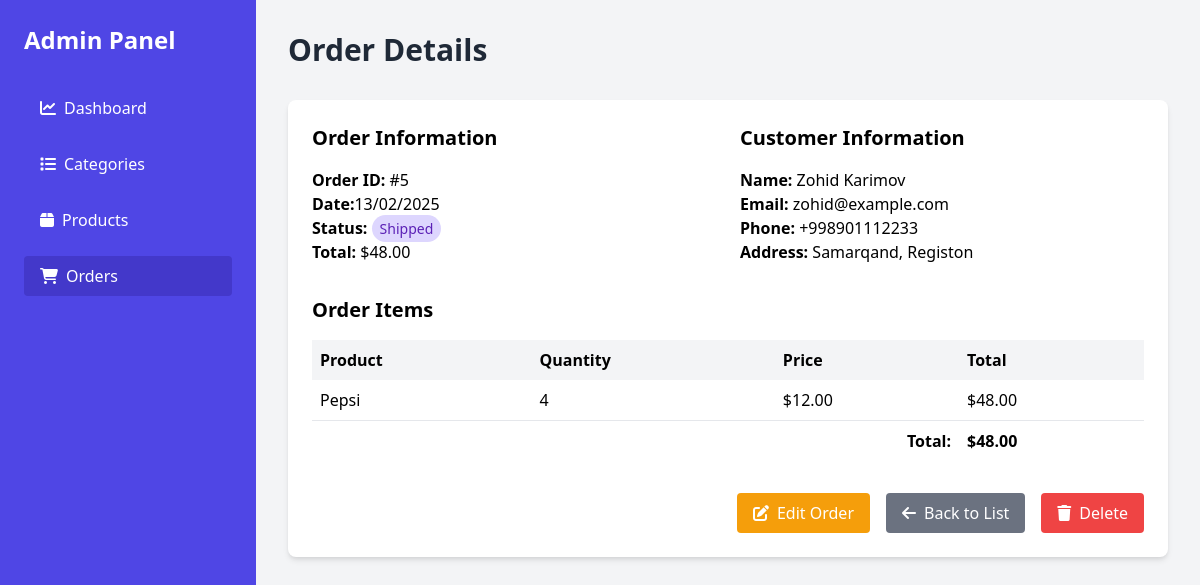
Page /orders/detail/5/ on the committed database.
### orders/models.py (models this page shows, shortened)
class Order(models.Model):
    STATUS_CHOICES = [
        ('pd', 'Pending'),
        ('pg', 'Processing'),
        ('shd', 'Shipped'),
        ('dd', 'Delivered'),
        ('cd', 'Cancelled'),
    ]
    customer_name = models.CharField(max_length=200)
    status = models.CharField(max_length=3, choices=STATUS_CHOICES, default='pd')
    email = models.EmailField()
    phone_number = models.CharField(max_length=13)
    address = models.TextField()
    created_at = models.DateField(auto_now_add=True)
    products = models.ManyToManyField(Product, through='OrderItem', related_name='orders')
    def get_delete_url(self):
        return reverse('orders:delete', args=[self.pk])
    def get_update_url(self):
        return reverse('orders:update', args=[self.pk])
    def get_total_price(self):
        total = sum(item.quantity * item.product.price for item in self.order_items.all())
        return total

class OrderItem(models.Model):
    order = models.ForeignKey(Order, on_delete=models.CASCADE, related_name='order_items')
    product = models.ForeignKey(Product, on_delete=models.CASCADE, related_name='order_items')
    quantity = models.PositiveIntegerField(default=1)
    def get_price(self):
        return self.quantity * self.product.price

### products/models.py (models this page shows, shortened)
class Product(BaseModel):
   name = models.CharField(max_length=100)
   category = models.ForeignKey(Category, on_delete=models.CASCADE, related_name='products')
   price = models.DecimalField(max_digits=10, decimal_places=2)
   desc = models.TextField()
   image = models.ImageField(upload_to='products_image/')

### orders/views.py (the view)
# urls.py: path('detail/<int:pk>/', views.order_detail, name='detail'),
def order_detail(request, pk):
    order = get_object_or_404(Order, pk=pk)
    ctx = {'order': order}
    return render(request,'orders/detail.html', ctx)

### templates/orders/detail.html (shortened to what this page needs)
{% extends 'base.html' %}
{% block content %}
    <main class="flex-1 p-8 overflow-y-auto">
        <header class="flex justify-between items-center mb-8">
            <h2 class="text-3xl font-bold text-gray-800">Order Details</h2>
        </header>
        <div class="bg-white p-6 rounded-lg shadow-md animate-fadeIn">
            <div class="grid grid-cols-1 md:grid-cols-2 gap-6">
                <div>
                    <h3 class="text-xl font-semibold mb-4">Order Information</h3>
                    <p><strong>Order ID:</strong> #{{ order.id }}</p>
                    <p><strong>Date:</strong>{{ order.created_at|date:"d/m/Y" }}</p>
                    <p><strong>Status:</strong>
                        <span class="py-1 px-2 rounded-full text-sm
                            {% if order.status == 'pd' %} bg-yellow-200 text-yellow-800
                            {% elif order.status == 'pg' %} bg-blue-200 text-blue-800
                            {% elif order.status == 'shd' %} bg-purple-200 text-purple-800
                            {% elif order.status == 'dd' %} bg-green-200 text-green-800
                            {% elif order.status == 'cd' %} bg-red-200 text-red-800
                            {% else %} bg-gray-200 text-gray-800 {% endif %}">
                            {{ order.get_status_display }}
                        </span>
                    </p>
                    <p><strong>Total:</strong> ${{ order.get_total_price }}</p>
                </div>
                <div>
                    <h3 class="text-xl font-semibold mb-4">Customer Information</h3>
                    <p><strong>Name:</strong> {{ order.customer_name }} </p>
                    <p><strong>Email:</strong> {{ order.email }} </p>
                    <p><strong>Phone:</strong> {{ order.phone_number }} </p>
                    <p><strong>Address:</strong> {{ order.address }} </p>
                </div>
            </div>
            <h3 class="text-xl font-semibold mt-8 mb-4">Order Items</h3>
            <table class="w-full">
                <thead>
                    <tr class="bg-gray-100">
                        <th class="p-2 text-left">Product</th>
                        <th class="p-2 text-left">Quantity</th>
                        <th class="p-2 text-left">Price</th>
                        <th class="p-2 text-left">Total</th>
                    </tr>
                </thead>
                <tbody>
                    {% for item in order.order_items.all %}
                    <tr class="border-b">
                        <td class="p-2">{{ item.product.name }}</td>
                        <td class="p-2">{{ item.quantity }}</td>
                        <td class="p-2">${{ item.product.price }}</td>
                        <td class="p-2">${{ item.get_price }}</td>
                    </tr>
                    {% endfor %}
                </tbody>
                <tfoot>
                    <tr class="font-bold">
                        <td colspan="3" class="p-2 text-right">Total:</td>
                        <td class="p-2">${{ order.get_total_price }}</td>
                    </tr>
                </tfoot>
            </table>
            <div class="mt-8 flex justify-end space-x-4">
                <a href="{{ order.get_update_url }}" class="bg-yellow-500 text-white px-4 py-2 rounded hover:bg-yellow-600 transition-colors duration-200">
                    <i class="fas fa-edit mr-2"></i>Edit Order
                </a>
                <a href="{% url 'orders:list' %}" class="bg-gray-500 text-white px-4 py-2 rounded hover:bg-gray-600 transition-colors duration-200">
                    <i class="fas fa-arrow-left mr-2"></i>Back to List
                </a>
                <a href="{{ order.get_delete_url }}" class="bg-red-500 text-white px-4 py-2 rounded hover:bg-red-600 transition-colors duration-200">
                    <i class="fas fa-trash mr-2"></i>Delete
                </a>
            </div>
        </div>
    </main>
{% endblock %}

### static/css/styles.css (style rules this page uses)
.animate-fadeIn { animation: fadeIn 0.5s ease-in-out; }

### rows in the picture
Order: id "5", created_at "13/02/2025", status "Shipped", get_total_price "48.00", customer_name "Zohid Karimov", email "zohid@example.com", phone_number "+998901112233", address "Samarqand, Registon"
OrderItem: product.name "Pepsi", quantity "4", product.price "12.00", get_price "48.00"
